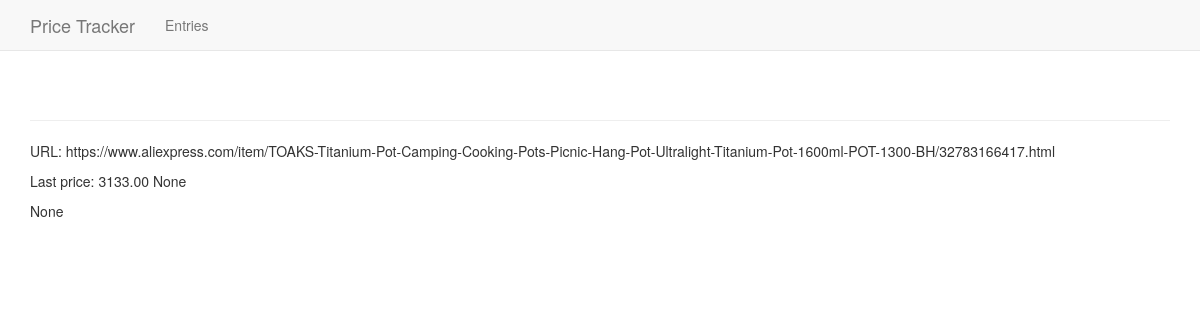
Before: /entries/1/ with the older database file.
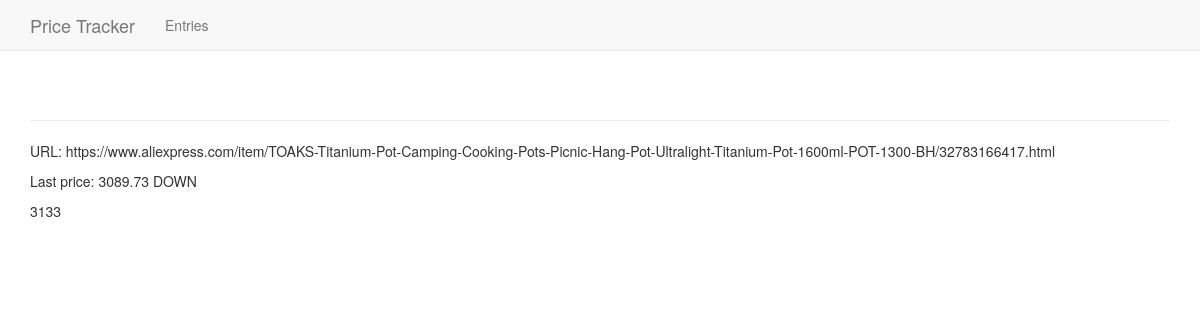
After: the same page with the newer database file.
### pt/models.py (models this page shows, shortened)
class Entry(models.Model):
    url = models.CharField(max_length=256)
    date_updated = models.DateTimeField(auto_now_add=False)
    price = models.DecimalField(max_digits=10, decimal_places=2)
    TREND_UP = "UP"
    TREND_DOWN = "DOWN"
    TREND_CHOICES = (
        (TREND_UP, '+'),
        (TREND_DOWN, '-'),
    )
    trend = models.CharField(
        max_length=4,
        choices=TREND_CHOICES,
        null=True
    )
    prices = models.CharField(max_length=10000, null=True)
    class Meta:
        verbose_name_plural = 'entries'

### pt/views.py (the view)
# urls.py: path('entries/<int:entry_id>/', views.entry,
def entry(request, entry_id):
    entry = Entry.objects.get(id=entry_id)
    context = {'entry': entry}
    return render(request, "pt/entry.html", context)

### pt/templates/pt/entry.html
{% extends 'pt/base.html' %}
{% load bootstrap3 %}
{% block content %}
  <p>URL: {{ entry.url }}</p>
  <p>Last price: {{ entry.price }} {{ entry.trend}}</p>
  <p>{{ entry.prices }}</p>
{% endblock content %}

Changed rows visible on the page:
changed Entry: price "3133.00" → "3089.73"; trend "None" → "DOWN"; prices "None" → "3133"
